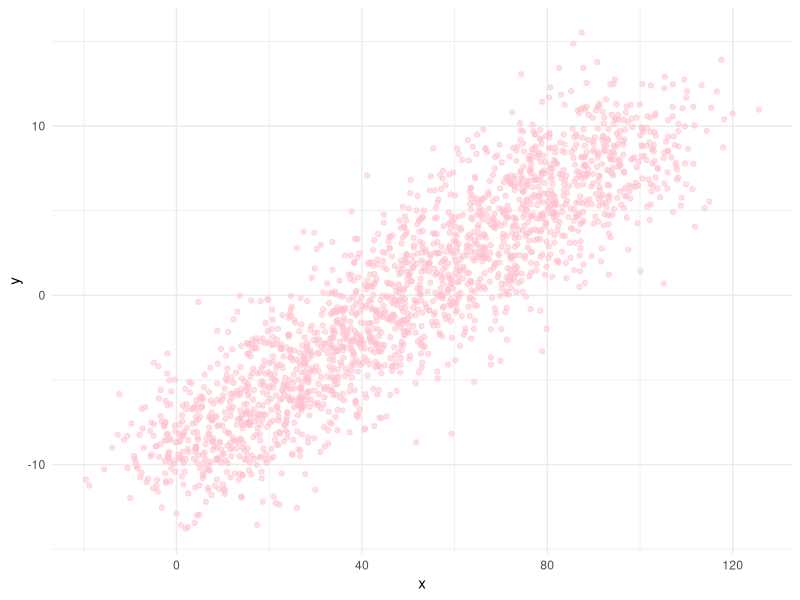
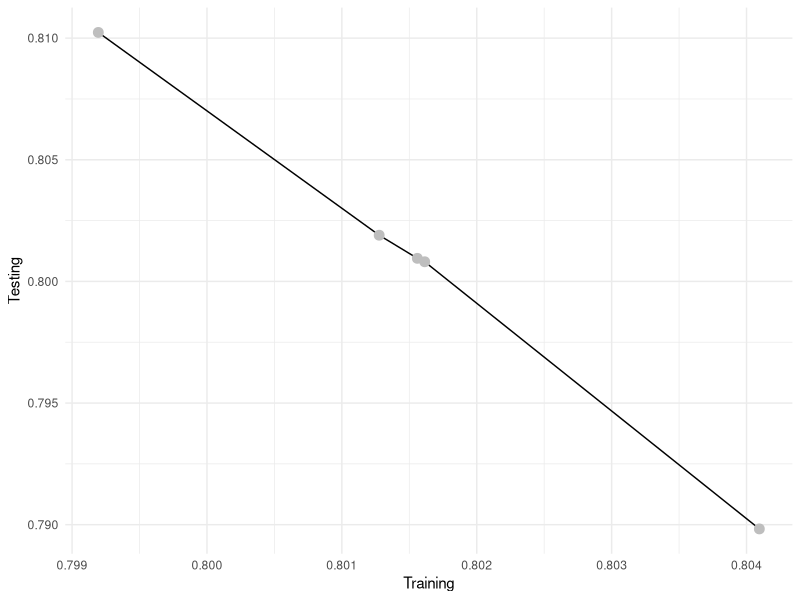

Write the R code that produced these figures, in order.
## ---- chunk 1
knitr::opts_chunk$set(echo = TRUE)
library(tidyverse)
## ---- chunk 2
set.seed(123)

dataset <- data.frame(x = seq(0, 100, 0.05) + rnorm(2001, sd = 10),
                      y = seq(-10, 10, 0.01) + rnorm(2001, sd = 2))

ggplot(dataset, 
       aes(x = x, y = y)) +
  geom_point(alpha = 0.5, color = 'pink') +
  theme_minimal()
## ---- chunk 3
# Defining the proportion of the data to be used for training (the rest will be used for testing)
training_proportion <- 0.8

# Randomly selecting rows from the full dataset (must be in wide format)
training_rows <- sample(1:nrow(dataset), floor(nrow(dataset)*training_proportion))

training_data <- dataset[training_rows, ]

# Selecting the remaining (non-training) rows to be used for testing
testing_data <- dataset[-training_rows, ]
## ---- chunk 4
# Fitting a model to the training data
train.fit <- lm(y ~ x, training_data)

# Extracting R-Squared from the training model
train_R_Squared <- summary(train.fit)$r.squared # (it's around 0.8)
## ---- chunk 5
# Predicting values of y, using the model fit to the training data, from the values of x in the testing data.
prediction <- predict(train.fit, data.frame(x = testing_data$x))
## ---- chunk 6
# Subtracting predicted values of y from actual values of y
residuals <- testing_data$y - prediction

# Calculating R-Squared
residuals_ss <- sum((residuals)^2)
total_ss <- sum((testing_data$y - mean(testing_data$y))^2)

test_R_Squared <- 1 - residuals_ss/total_ss
## ---- chunk 7
k <- 5
## ---- chunk 8
# Shuffling the data

## generating new random row numbers
set.seed(123)
new_positions <- sample(1:nrow(dataset), nrow(dataset), replace = FALSE)

## sorting dataset by random row numbers
dataset <- arrange(dataset, new_positions)

# Dividing data into k training and testing sets
## pre-allocating list to store results of the loop below
testing_indexes <- list()

## using a loop to define the rows of data to use for testing in each fold
## the mathematical part of this loop produces the numbers 1-400, 401-800... when k = 5.
for (i in 1:k) {
  testing_indexes[[i]] <- floor(
    (1+(i-1)*nrow(dataset)/k):((i)*nrow(dataset)/k)
  ) 
}

## ---- chunk 9
# Pre-allocating vectors to store the results of each iteration
train_R_Squared_Repeated <- vector()
test_R_Squared_Repeated <- vector()

# 'Looping through' each of the training/testing data combinations. 
## this loop could be combined with the loop above (as they both use `i in 1:k`).
for (i in 1:k) {
  
  # Selecting the testing data from the full dataset, using the indexes defined above
  testing_data <- dataset[testing_indexes[[i]], ]

  # Selecting the remaining (non-training) rows to be used for testing
  training_data <- dataset[-testing_indexes[[i]], ]
  
  # Fitting a model to the training data
  train.fit <- lm(y ~ x, training_data)
  
  # Extracting R-Squared from the training model
  train_R_Squared_Repeated[i] <- summary(train.fit)$r.squared
  
  # Predicting values of y, using the model fit to the training data, from the values of x in the testing data.
  prediction <- predict(train.fit, data.frame(x = testing_data$x))
  
  # Subtracting predicted values of y from actual values of y
  residuals <- testing_data$y - prediction
  
  # Calculating R-Squared
  residuals_ss <- sum((residuals)^2)
  total_ss <- sum((testing_data$y - mean(testing_data$y))^2)
  
  test_R_Squared_Repeated[i] <- 1 - residuals_ss/total_ss
  
}
  
## ---- chunk 10
kfoldsData <- data.frame(Fold = 1:5,
                         Testing = test_R_Squared_Repeated, 
                         Training = train_R_Squared_Repeated)

knitr::kable(
  kfoldsData, 
  styling = 'html',
  caption = 'The R-Squared values for each of the datasets'
)
## ---- chunk 11
ggplot(kfoldsData,
       aes(x = Training, y = Testing)) +
  geom_line() +
  geom_point(size = 3, color = 'grey') +
  theme_minimal()
## ---- chunk 12
# 'Looping through' all data points 

for (i in 1:nrow(dataset)) {
  
  # Selecting the testing data from the full dataset, using the indexes defined above
  testing_data <- dataset[i, ]

  # Selecting the remaining (non-training) rows to be used for testing
  training_data <- dataset[-i, ]
  
  # Fitting a model to the training data
  train.fit <- lm(y ~ x, training_data)
  
  # Extracting R-Squared from the training model
  train_R_Squared_Repeated[i] <- summary(train.fit)$r.squared
  
  # Predicting values of y, using the model fit to the training data, from the values of x in the testing data.
  prediction <- predict(train.fit, data.frame(x = testing_data$x))
  
  # Subtracting predicted values of y from actual values of y
  residuals[i] <- testing_data$y - prediction
  
}

  
# Calculating R-Squared
residuals_ss <- sum((residuals)^2)/nrow(dataset)
total_ss <- var(dataset$y)

test_R_Squared <- 1 - residuals_ss/total_ss
train_R_Squared <- mean(train_R_Squared_Repeated)

# make a result table
LOOCV <- data.frame(Testing = test_R_Squared, Training = train_R_Squared)

knitr::kable(
  LOOCV, 
  styling = 'html',
  caption = 'The R-Squared values for LOOCV'
)

